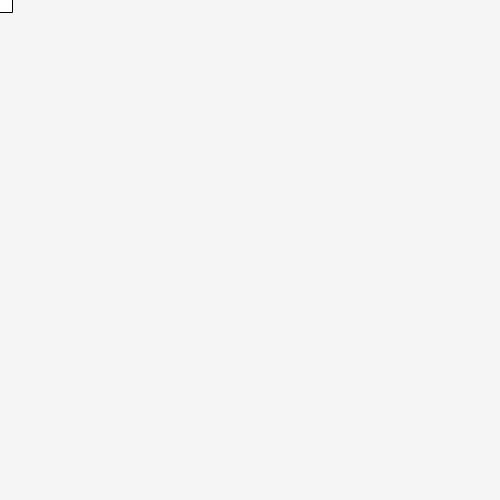
Frame 1 (no input)
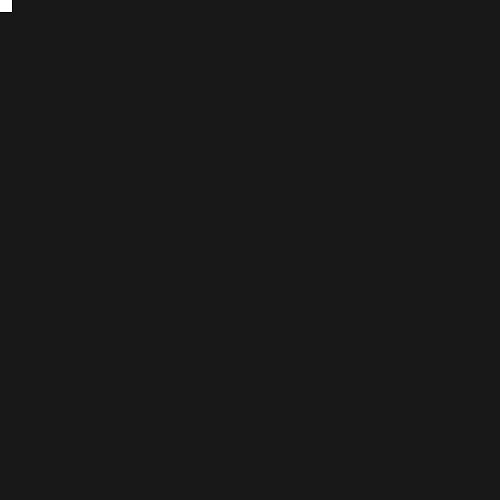
Frame 60 (no input)
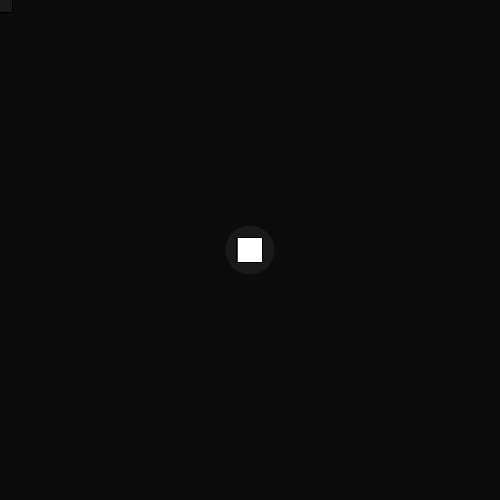
Frame 120 (the mouse pressed at the canvas centre since frame 60)

The p5.js sketch that drew these frames (run headless with seeded random() and noise() and a simulated clock; from frame 60 on, the mouse is pressed at the canvas centre):

// p5.js sketch
// ── sketch.js
function setup()
{
  // create our canvas
  createCanvas(500, 500);

  // set a white color for our shape fills
  fill(255);
  
  // turn off the cursor
  noCursor();
  
  // draw rectangles from their center points
  rectMode(CENTER);
}

// draw function - used for commands that need to be repeated
function draw()
{
  // draw a semi-transparent black background on top of everything
  background(0, 10);
  
  // draw a rectangle at the mouse position
  rect(mouseX, mouseY, 25, 25);
}

// this function runs one time every time the mouse is pressed
function mousePressed()
{
  // draw an ellipse
  ellipse(mouseX, mouseY, 50, 50);
}
		
